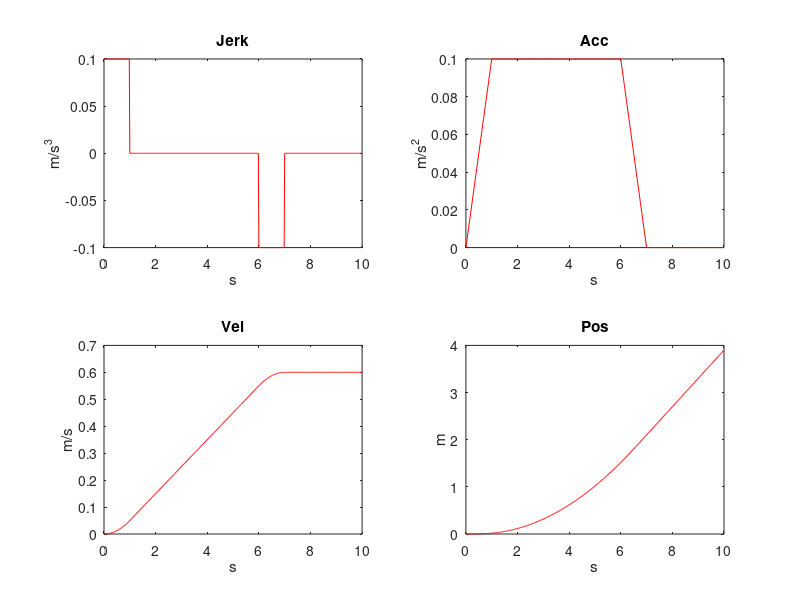
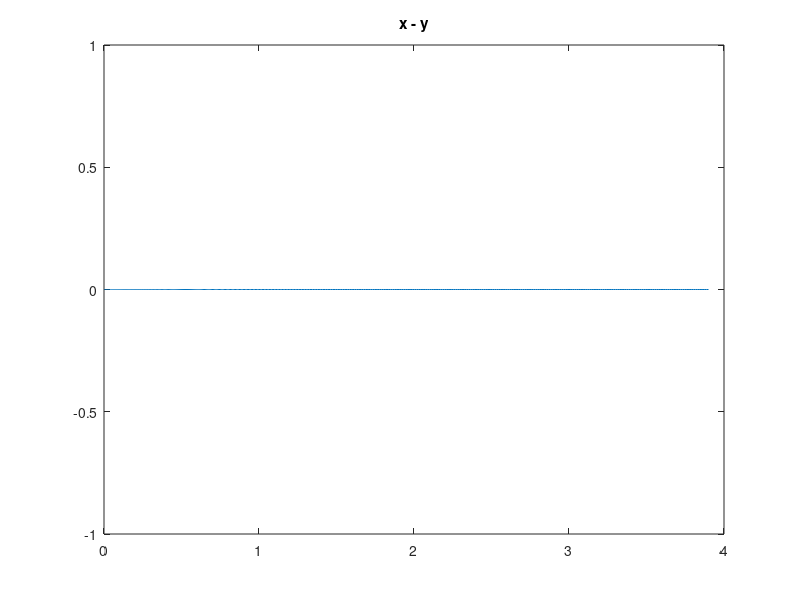
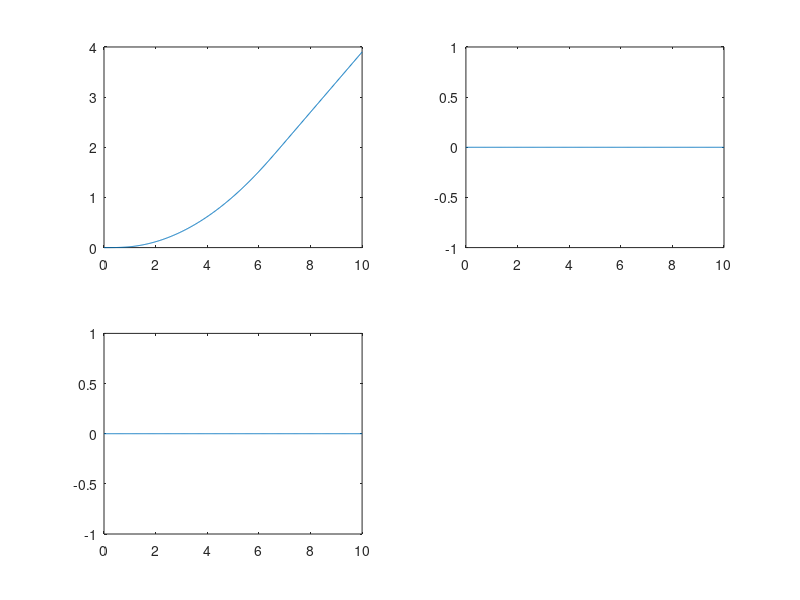

MATLAB code to generate these figures, in order:
clear all;
close all;

dt = 0.02;
tf = 10;
t = 0:dt:tf;

N = length(t);

% Unit: m/s
j_max = 0.1;
a_max = 0.1;
v_max = 0.6;

j = zeros(1,length(t));
a = zeros(1,length(t));
v = zeros(1,length(t));
p = zeros(1,length(t));
r = zeros(2,length(t));
psi = zeros(1,length(t));

j_sum = zeros(1,length(t));
a_sum = zeros(1,length(t));
v_sum = zeros(1,length(t));
p_sum = zeros(1,length(t));


t01 = a_max/j_max;
t02 = v_max/a_max - t01;

t1 = t01;
t2 = t01+t02;
t3 = t2+t01;

t_vel_max = 2*t01 + t02;
p_t3 = j_max/2*t01^2+(j_max*t01*t02+1/2*j_max*t01^2)*t01+j_max*t01/2*(t01+t02)*t02;


goal_distance = 500;


t_stop_start = t3 + (goal_distance - 2*p_t3)/v_max;
t4 = t_stop_start +t01;
t5 = t4+t02;
t6 = t5+t01;

R_c = 20;
psi_rate = v_max/R_c;

for i = 1:N
    
    if t(i)>=0 && t(i)<t1
        j(i) = j_max;
        a(i) = j_max*t(i);
        v(i) = 1/2*j_max*t(i)^2;
        p(i) = 1/6*j_max*t(i)^3;
        v_t1 = 1/2*j_max*t1^2;
        p_t1 = 1/6*j_max*t1^3;
        
        
        psi(i) = 0;
        r(1,i) = p(i);
        r(2,i) = 0;
        
        j_sum(i) = j_max;
        a_sum(i+1) = a_sum(i) + j_sum(i)*dt;
        v_sum(i+1) = v_sum(i) + a_sum(i)*dt;
        p_sum(i+1) = p_sum(i) + v_sum(i)*dt;
        
    elseif t(i)>=t1 && t(i)<t2
        j(i) = 0;
        a(i) = a_max;
        v(i) = a_max*(t(i)-t1) + v_t1;
        p(i) = a_max/2*(t(i)-t1)^2 + v_t1*(t(i)-t1) + p_t1;
        
        v_t2 = a_max*(t2-t1) + v_t1;
        p_t2 = a_max/2*(t2-t1)^2 + v_t1*(t2-t1) + p_t1;
        
        psi(i) = 0;
        r(1,i) = p(i);
        r(2,i) = 0;
        
        j_sum(i) = 0;
        a_sum(i+1) = a_sum(i) + j_sum(i)*dt;
        v_sum(i+1) = v_sum(i) + a_sum(i)*dt;
        p_sum(i+1) = p_sum(i) + v_sum(i)*dt;
        
    elseif t(i)>=t2 && t(i) <= t3
        j(i) = -j_max;
        a(i) = -j_max*(t(i)-t2) + a_max;
        v(i) = -j_max/2*(t(i)-t2)^2 + a_max*(t(i)-t2) + v_t2;
        p(i) = -j_max/6*(t(i)-t2)^3 + a_max/2*(t(i)-t2)^2 + v_t2*(t(i)-t2) + p_t2;
        
        v_t3 = -j_max/2*(t3-t2)^2 + a_max*(t3-t2) + v_t2;
        p_t3 = -j_max/6*(t3-t2)^3 + a_max/2*(t3-t2)^2 + v_t2*(t3-t2) + p_t2;
        
        psi(i) = 0;
        r(1,i) = p(i);
        r(2,i) = 0;
        
        j_sum(i) = -j_max;
        a_sum(i+1) = a_sum(i) + j_sum(i)*dt;
        v_sum(i+1) = v_sum(i) + a_sum(i)*dt;
        p_sum(i+1) = p_sum(i) + v_sum(i)*dt;
        
    elseif t(i) > t3
        j(i) = 0;
        a(i) = 0;
        v(i) = v_max;
        p(i) = p_t3+v_max*(t(i)-t3);
        
        p_vel = p_t3+v_max*(t_stop_start-t3);
        p_vel = goal_distance - p_t3;
        
        j_sum(i) = 0;
        a_sum(i+1) = a_sum(i) + j_sum(i)*dt;
        v_sum(i+1) = v_sum(i) + a_sum(i)*dt;
        p_sum(i+1) = p_sum(i) + v_sum(i)*dt;
        
        r(1,i) = p(i);
        r(2,i) = 0;
    end
    
    
    if t(i) >= t_stop_start && t(i) < t4
        j(i) = -j_max;
        a(i) = -j_max*(t(i)-t_stop_start);
        v(i) = v_max - 1/2*j_max*(t(i)-t_stop_start)^2;
        p(i) = p_vel + v_max*(t(i)-t_stop_start) - 1/6*j_max*(t(i)-t_stop_start)^3;
        
        v_t4 = v_max - 1/2*j_max*(t4-t_stop_start)^2;
        p_t4 = p_vel + v_max*t01 - 1/6*j_max*t01^3;
        
    elseif t(i) >= t4 && t(i) <= t5
        j(i) = 0;
        a(i) = -a_max;
        v(i) = -a_max*(t(i)-t4) + v_t4;
        p(i) = -a_max/2*(t(i)-t4)^2 + v_t4*(t(i)-t4) + p_t4;
        
        v_t5 = -a_max*(t5-t4) + v_t4;
        p_t5 = -a_max/2*(t5-t4)^2 + v_t4*(t5-t4) + p_t4;
        
    elseif t(i) >= t5 && t(i) <= t6
        j(i) = j_max;
        a(i) = j_max*(t(i)-t5) - a_max;
        v(i) = j_max/2*(t(i)-t5)^2 - a_max*(t(i)-t5) + v_t5;
        p(i) = j_max/6*(t(i)-t5)^3 - a_max/2*(t(i)-t5)^2 + v_t5*(t(i)-t5) + p_t5;
        
        p_t6 = j_max/6*(t6-t5)^3 - a_max/2*(t6-t5)^2 + v_t5*(t6-t5) + p_t5;
    elseif t(i) > t6
        j(i) = 0;
        a(i) = 0;
        v(i) = 0;
        p(i) = p_t6;
    end
    
    if p(i) >= 20 && p(i) <= R_c*pi + 20
        t_ref = (20 - p_t3)/v_max + t3;
         psi(i) = psi_rate*(t(i)-t_ref);
        if psi(i) >= pi
            psi(i) = pi;
        end
        
        r(1,i) = v_max/psi_rate*sin(psi(i))+20;
        r(2,i) = -v_max/psi_rate*(cos(psi(i))-1);
        
        r_end11 = v_max/psi_rate*sin(pi) + 20; 
    elseif p(i) >= R_c*pi + 20
        psi(i) = pi;
        r(1,i) = r_end11 - (p(i) - R_c*pi - 20);
        r(2,i) = R_c*2;
    end
        
    
end




figure(1)
subplot(2,2,1)
plot(t,j,'r');
hold on;
title('Jerk')
xlabel('s')
ylabel('m/s^3')


subplot(2,2,2)
plot(t,a,'r');
hold on;
title('Acc')
xlabel('s')
ylabel('m/s^2')


subplot(2,2,3)
plot(t,v,'r');
hold on;
title('Vel')
xlabel('s')
ylabel('m/s')

subplot(2,2,4)
plot(t,p,'r');
hold on;
title('Pos')
xlabel('s')
ylabel('m') 


figure(2)
plot(r(1,:),r(2,:))
title('x - y')
figure(3)
subplot(2,2,1)
plot(t,r(1,:))
subplot(2,2,2)
plot(t,r(2,:))
subplot(2,2,3)
plot(t,psi)